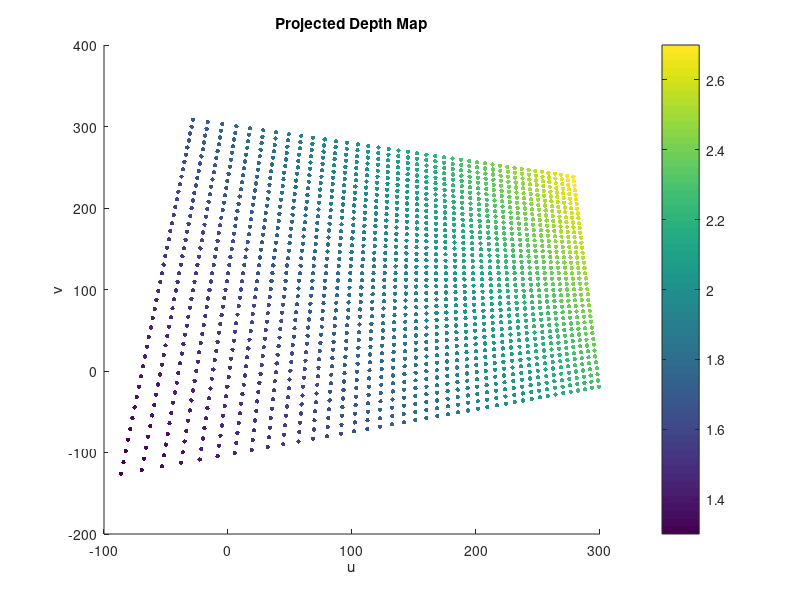

MATLAB code for this plot:
% MATLAB script for camera model and synthetic data visualization
% This script demonstrates pinhole camera projection and synthetic depth map generation

% Camera intrinsics
fx = 320; fy = 320; cx = 160; cy = 120;
K = [fx 0 cx; 0 fy cy; 0 0 1];

% Generate synthetic 3D points (e.g., a plane)
[X, Y] = meshgrid(-1:0.05:1, -1:0.05:1);
Z = 2 + 0.5*X + 0.2*Y;
pts3D = [X(:) Y(:) Z(:)]';

% Project to image
pts2D = K * pts3D;
pts2D = pts2D ./ pts2D(3,:);

% Visualize
figure;
scatter(pts2D(1,:), pts2D(2,:), 10, Z(:), 'filled');
colorbar; title('Projected Depth Map'); xlabel('u'); ylabel('v');
